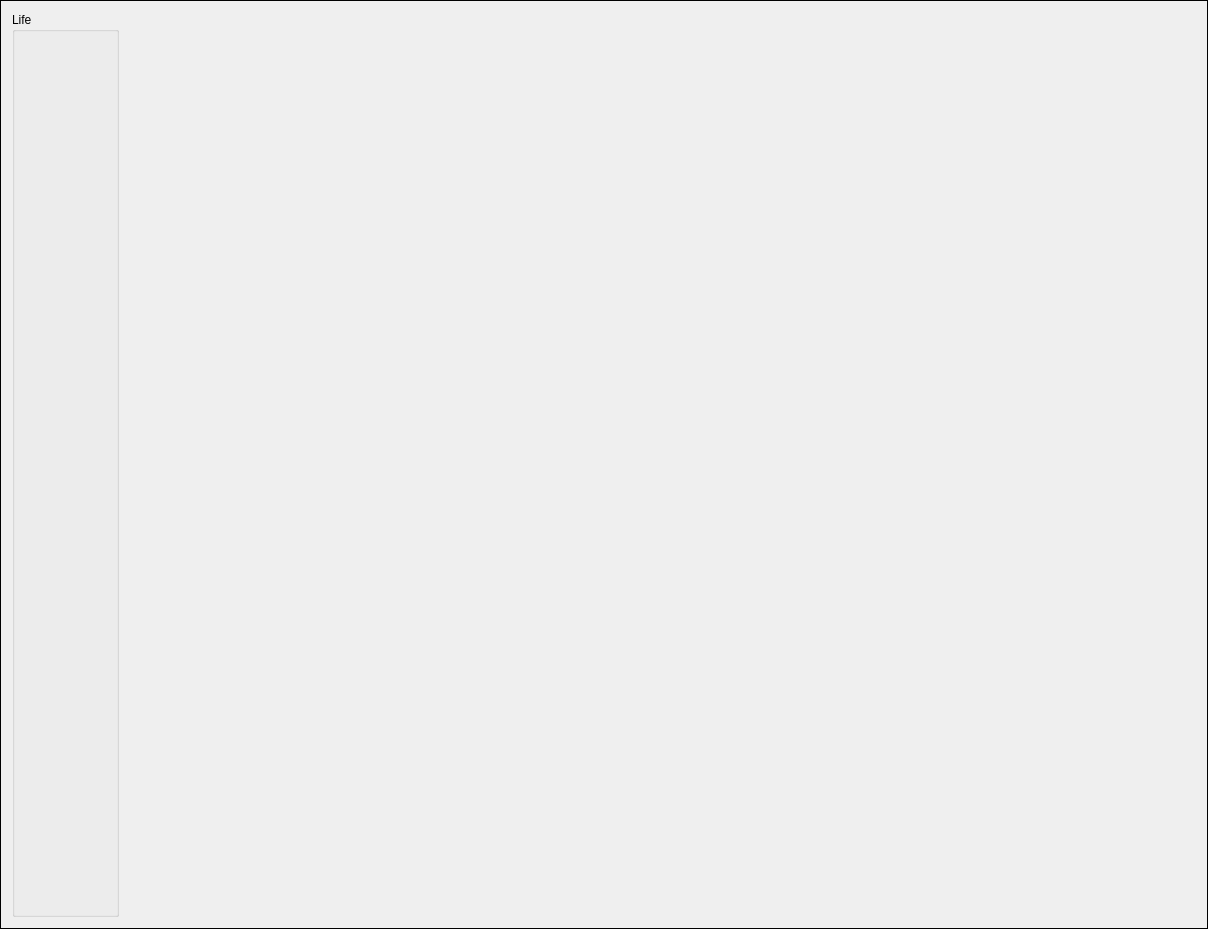
<?xml version="1.0" encoding="UTF-8"?>
<ui version="4.0">
 <class>vieBBLifeWidget</class>
 <widget class="QWidget" name="vieBBLifeWidget">
  <property name="geometry">
   <rect>
    <x>0</x>
    <y>0</y>
    <width>1208</width>
    <height>929</height>
   </rect>
  </property>
  <property name="sizePolicy">
   <sizepolicy hsizetype="Preferred" vsizetype="Minimum">
    <horstretch>0</horstretch>
    <verstretch>0</verstretch>
   </sizepolicy>
  </property>
  <property name="minimumSize">
   <size>
    <width>0</width>
    <height>5</height>
   </size>
  </property>
  <property name="windowTitle">
   <string>vieBBLifeWidget</string>
  </property>
  <layout class="QHBoxLayout" name="horizontalLayout_2">
   <property name="spacing">
    <number>0</number>
   </property>
   <property name="leftMargin">
    <number>0</number>
   </property>
   <property name="topMargin">
    <number>0</number>
   </property>
   <property name="rightMargin">
    <number>0</number>
   </property>
   <property name="bottomMargin">
    <number>0</number>
   </property>
   <item>
    <widget class="QFrame" name="frame">
     <property name="frameShape">
      <enum>QFrame::Box</enum>
     </property>
     <property name="frameShadow">
      <enum>QFrame::Plain</enum>
     </property>
     <property name="lineWidth">
      <number>1</number>
     </property>
     <property name="midLineWidth">
      <number>1</number>
     </property>
     <layout class="QGridLayout" name="gridLayout" rowstretch="1,10" columnstretch="1,10">
      <item row="0" column="0">
       <widget class="QGroupBox" name="groupBox">
        <property name="title">
         <string>Life</string>
        </property>
        <layout class="QHBoxLayout" name="horizontalLayout">
         <item>
          <widget class="QLabel" name="label">
           <property name="text">
            <string>&lt;html&gt;&lt;head/&gt;&lt;body&gt;&lt;p&gt;&lt;br/&gt;&lt;/p&gt;&lt;/body&gt;&lt;/html&gt;</string>
           </property>
          </widget>
         </item>
        </layout>
       </widget>
      </item>
      <item row="0" column="1">
       <layout class="QVBoxLayout" name="verticalLayout_2">
        <property name="spacing">
         <number>0</number>
        </property>
       </layout>
      </item>
      <item row="1" column="0" colspan="2">
       <layout class="QVBoxLayout" name="verticalLayout_6">
        <property name="spacing">
         <number>0</number>
        </property>
       </layout>
      </item>
     </layout>
    </widget>
   </item>
  </layout>
 </widget>
 <layoutdefault spacing="6" margin="11"/>
 <resources/>
 <connections/>
</ui>
